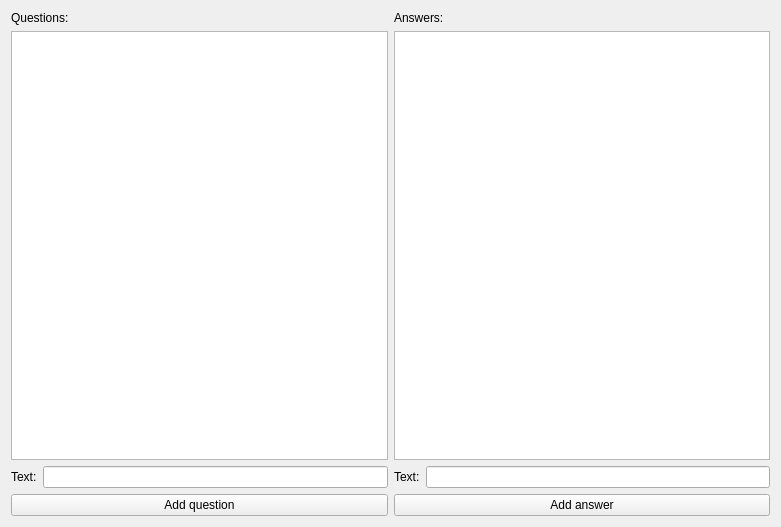
<?xml version="1.0" encoding="UTF-8"?>
<ui version="4.0">
 <class>UserMainWindow</class>
 <widget class="QWidget" name="UserMainWindow">
  <property name="geometry">
   <rect>
    <x>0</x>
    <y>0</y>
    <width>781</width>
    <height>527</height>
   </rect>
  </property>
  <property name="windowTitle">
   <string>UserMainWindow</string>
  </property>
  <layout class="QHBoxLayout" name="horizontalLayout">
   <item>
    <layout class="QVBoxLayout" name="questions_vertical_layout">
     <item>
      <widget class="QLabel" name="questions_label">
       <property name="text">
        <string>Questions:</string>
       </property>
      </widget>
     </item>
     <item>
      <widget class="QTableWidget" name="questions_table"/>
     </item>
     <item>
      <layout class="QFormLayout" name="questions_form_layout">
       <item row="0" column="0">
        <widget class="QLabel" name="questions_text_label">
         <property name="text">
          <string>Text:</string>
         </property>
        </widget>
       </item>
       <item row="0" column="1">
        <widget class="QLineEdit" name="questions_text_lineedit"/>
       </item>
      </layout>
     </item>
     <item>
      <widget class="QPushButton" name="questions_add_button">
       <property name="text">
        <string>Add question</string>
       </property>
      </widget>
     </item>
    </layout>
   </item>
   <item>
    <layout class="QVBoxLayout" name="answers_vertical_layout">
     <item>
      <widget class="QLabel" name="answers_label">
       <property name="text">
        <string>Answers:</string>
       </property>
      </widget>
     </item>
     <item>
      <widget class="QTableWidget" name="answers_table"/>
     </item>
     <item>
      <layout class="QFormLayout" name="answers_form_layout">
       <item row="0" column="0">
        <widget class="QLabel" name="answets_text_label">
         <property name="text">
          <string>Text:</string>
         </property>
        </widget>
       </item>
       <item row="0" column="1">
        <widget class="QLineEdit" name="answers_text_lineedit"/>
       </item>
      </layout>
     </item>
     <item>
      <widget class="QPushButton" name="answers_add_button">
       <property name="text">
        <string>Add answer</string>
       </property>
      </widget>
     </item>
    </layout>
   </item>
  </layout>
 </widget>
 <resources/>
 <connections>
  <connection>
   <sender>questions_table</sender>
   <signal>cellClicked(int,int)</signal>
   <receiver>UserMainWindow</receiver>
   <slot>clickedQuestionCell(int,int)</slot>
   <hints>
    <hint type="sourcelabel">
     <x>159</x>
     <y>188</y>
    </hint>
    <hint type="destinationlabel">
     <x>172</x>
     <y>523</y>
    </hint>
   </hints>
  </connection>
  <connection>
   <sender>questions_add_button</sender>
   <signal>clicked()</signal>
   <receiver>UserMainWindow</receiver>
   <slot>clickedAddQuestion()</slot>
   <hints>
    <hint type="sourcelabel">
     <x>131</x>
     <y>509</y>
    </hint>
    <hint type="destinationlabel">
     <x>123</x>
     <y>525</y>
    </hint>
   </hints>
  </connection>
  <connection>
   <sender>answers_add_button</sender>
   <signal>clicked()</signal>
   <receiver>UserMainWindow</receiver>
   <slot>clickedAddAnswer()</slot>
   <hints>
    <hint type="sourcelabel">
     <x>488</x>
     <y>503</y>
    </hint>
    <hint type="destinationlabel">
     <x>492</x>
     <y>522</y>
    </hint>
   </hints>
  </connection>
 </connections>
 <slots>
  <slot>clickedQuestionCell(int,int)</slot>
  <slot>clickedAddQuestion()</slot>
  <slot>clickedAddAnswer()</slot>
 </slots>
</ui>
